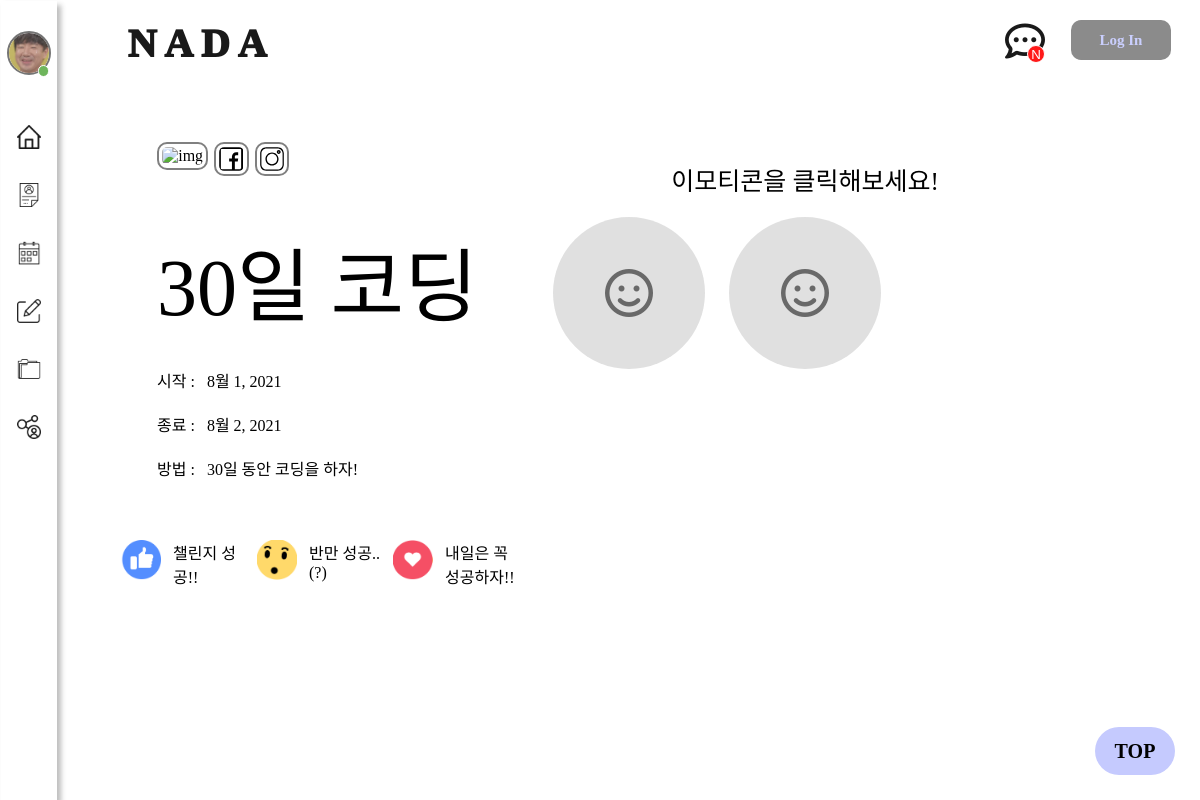
Page /challenges/reading/4 on the committed database.
### challenges/models.py (models this page shows)
class Challenge(core_models.TimeStampedModel):
    title = models.CharField(max_length=50)
    category = models.CharField(max_length=50, null=True, blank=True)
    start_date = models.DateField(null=True)
    end_date = models.DateField(null=True)
    detail = models.TextField()
    thumbnail = models.ImageField(default=True)

### challenges/views.py (the view)
# urls.py: path("reading/<int:id>", views.challenge_reading_view, name="reading"),
def challenge_reading_view(request, id):
    challenge = challenge_models.Challenge.objects.get(pk=id)
    period = challenge.end_date - challenge.start_date
    period = range(period.days + 1)
    return render(
        request,
        "challenge/challenge_reading.html",
        {"challenge": challenge, "period": period},
    )

### templates/challenge/challenge_reading.html (shortened to what this page needs)
{% extends "base.html" %}
{% load static %}
    {% block css %}
        <link rel="stylesheet" href="{% static 'css/challenge/challenge_reading.css' %}">
    {% endblock css %}
{% block islogin %}
{% if request.user.is_authenticated is False %}
    <a href="{% url 'users:login' %}">Log In</a>
{% endif %}
{% endblock islogin %}
{% block content%}
<div class="outer">
    <div class="text">
        <div class="block">
            <div class="box-type">
                <div class="icon_box">
                    <div class="icon"><img src="{% static 'image/share.svg' %}" alt="img"/></img></div>
                    <div class="icon"><a href="http://www.facebook.com/"><img src="{% static 'image/facebook.svg' %}" alt="facebook"></img></a></div>
                    <div class="icon"><a href="http://www.instagram.com/"><img src="{% static 'image/instagram.svg' %}" alt="instagram"></img></a></div>
                </div>
                <div class="topic">{{challenge.title}}</div>
                <div class="period">시작 :  &nbsp;&nbsp;{{challenge.start_date}}</div>
                <div class="period">종료 :  &nbsp;&nbsp;{{challenge.end_date}}</div>
                <div class="method">방법 :  &nbsp;&nbsp;{{challenge.detail}}</div>
                <div class="expl">
                    <div class="emo1"><img src="{% static 'image/good.png' %}"></img></div>
                    <div class="emo">챌린지 성공!!</div>
                    <div class="emo1"><img src="{% static 'image/soso.png' %}"></img></div>
                    <div class="emo">반만 성공..(?)</div>
                    <div class="emo1"><img src="{% static 'image/bad.png' %}"></img></div>
                    <div class="emo">내일은 꼭 성공하자!!</div>
                </div>
            </div>
        </div>
    </div>
    <div class="emoji-outer-box">
        <div class="emoji-explain">이모티콘을 클릭해보세요!</div>
        <div class="emoji-outer">
            {% for _ in period  %}
                <div class="emojy"><i class="far fa-smile icon fa-3x"></i></div>
                {% endfor %}
        </div>
    </div>
</div>
{% endblock content%}

### static/css/base.css (style rules this page uses)
html { scroll-behavior: smooth; }
body { background-color: white; margin: 0; height: auto; border: 1px solid white; font-family: "Pretendard-Regular"; }
a { text-decoration: none; color: inherit; }

### static/css/challenge/challenge_reading.css (style rules this page uses)
.outer { font-family: 'Pretendard-Regular'; display:flex; flex-direction:row; justify-content:flex-start; height:100vh; width:100vw; }
.text { display:flex; justify-content:center; align-content:center; width:46vw; height:100%; }
.emoji-outer-box { margin-top:20vh; width:54vw;; height:80vh; }
.emoji-explain { margin-left:-6vw; width:54vw;; height:5vh; font-family: 'Pretendard-Regular'; text-align:center; font-size:25px; margin-bottom:2vh; animation: color 1s; animation-iteration-count: 100; }
.emoji-outer { display:flex; justify-content:flex-start; flex-wrap:wrap; width:54vw;; height:73vh; overflow:scroll; }
.far.fa-smile { background-color: lightgray; opacity:0.8; border-radius:100px; }
.emojy { display:flex; justify-content:center; align-items: center; margin-right:2vw; margin-bottom:2vw; width:15vh; height:15vh; padding:1rem; background-color: lightgray; opacity:0.7; border-radius:100px; }
.block { display:flex; flex-direction:row; justify-content:center; margin-left:6vw; margin-top:10vh; width:40vw; height:80%; font-family: 'EliceDigitalBaeum_Bold'; }
.icon_box { width:40vw; height:5vh; display:flex; }
.icon>img { margin-right:0.5vw; width:3vh; height:3vh; padding:0.2rem; border:2px solid gray; border-radius:10px; }
.icon>a>img { margin-right:0.5vw; width:3vh; height:3vh; padding:0.2rem; border:2px solid gray; border-radius:10px; }
.box-type { margin-left:10vw; width:36vw; height:100%; display:flex; justify-content:center; flex-direction:column; }
.expl { margin-left:-3vw; margin-top:5vh; width:100%; height:15vh; display:flex; flex-direction:row; justify-content:flex-start; }
.emo { width:6vw; height:5vh; margin-right:1vw; font-family: 'Pretendard-Regular'; }
.emo1>img { margin-right:1vw; width:5vh; height:5vh; }
.topic { font-family: 'SDSamliphopangche_Basic'; margin-top:5vh; font-size:80px; margin-bottom:30px; }
.period { font-family: 'Pretendard-Regular'; margin-bottom:20px; }
.method { font-family: 'Pretendard-Regular'; margin-bottom:20px; }

### rows in the picture
Challenge: title "30일 코딩", start_date "8월 1, 2021", end_date "8월 2, 2021", detail "30일 동안 코딩을 하자!"
